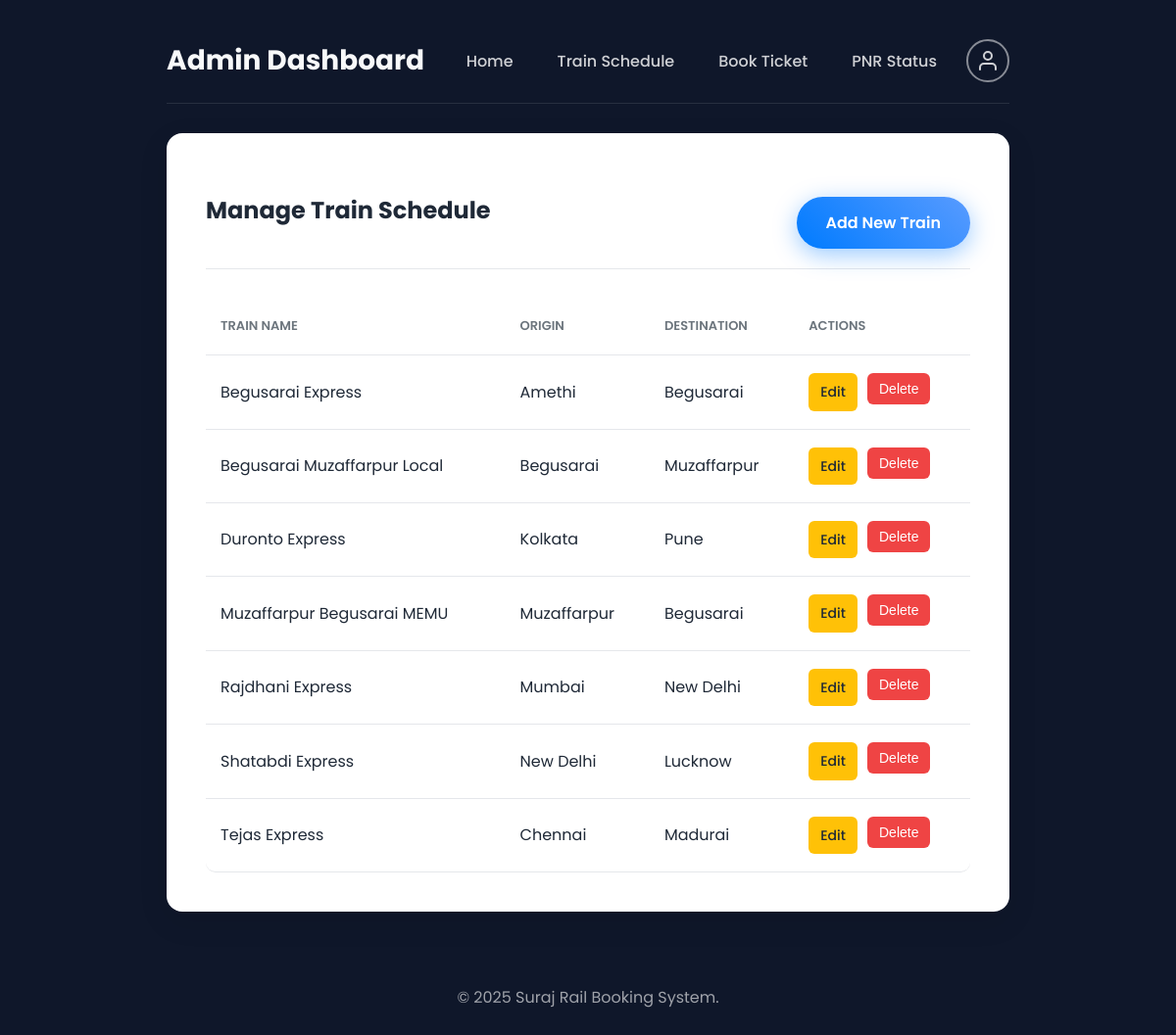
Page /admin (signed in) on the committed database.
### tables this page shows
CREATE TABLE trains (id INTEGER PRIMARY KEY AUTOINCREMENT, train_name TEXT, origin TEXT, destination TEXT, departure_time TEXT, running_days TEXT);

### app.py (the view)
@app.route('/admin')
@admin_required
def admin_dashboard():
    conn = sqlite3.connect('database.db')
    conn.row_factory = sqlite3.Row
    trains = conn.execute('SELECT * FROM trains ORDER BY train_name').fetchall()
    conn.close()
    return render_template('admin/dashboard.html', trains=trains)

### app.py (called while the page is built)
def admin_required(f):
    @wraps(f)
    def decorated_function(*args, **kwargs):
        if 'username' not in session:
            flash('Please log in to access this page.', 'error')
            return redirect(url_for('login'))
        conn = sqlite3.connect('database.db')
        conn.row_factory = sqlite3.Row
        user = conn.execute('SELECT * FROM users WHERE username = ?', (session['username'],)).fetchone()
        conn.close()
        if not user or not user['is_admin']:
            flash('You do not have permission to access the admin panel.', 'error')
            return redirect(url_for('home'))
        return f(*args, **kwargs)
    return decorated_function

### templates/admin/dashboard.html (shortened to what this page needs)
{% extends "base.html" %}
{% block header %}Admin Dashboard{% endblock %}
{% block content %}
<div class="admin-dashboard">
    <div class="admin-header">
        <h3>Manage Train Schedule</h3>
        <a href="{{ url_for('add_train') }}" class="cta-button">Add New Train</a>
    </div>
    <div class="schedule-list">
        {% if trains %}
            <table>
                <thead>
                    <tr>
                        <th>Train Name</th>
                        <th>Origin</th>
                        <th>Destination</th>
                        <th>Actions</th>
                    </tr>
                </thead>
                <tbody>
                    {% for train in trains %}
                    <tr>
                        <td>{{ train.train_name }}</td>
                        <td>{{ train.origin }}</td>
                        <td>{{ train.destination }}</td>
                        <td class="action-buttons">
                            <a href="{{ url_for('edit_train', train_id=train.id) }}" class="edit-button">Edit</a>
                            <form action="{{ url_for('delete_train', train_id=train.id) }}" method="POST" onsubmit="return confirm('Are you sure you want to delete this train?');">
                                <button type="submit" class="cancel-button">Delete</button>
                            </form>
                        </td>
                    </tr>
                    {% endfor %}
                </tbody>
            </table>
        {% else %}
            <p class="no-trains">No trains in the schedule. Add one to get started!</p>
        {% endif %}
    </div>
</div>
{% endblock %}

### static/style.css (style rules this page uses)
:root { --primary-blue: #007BFF; --primary-blue-dark: #0056b3; --background-dark: #0f172a; --text-dark: #1f2937; --text-light: #f8f9fa; --text-muted: #6c757d; --card-background: #ffffff; --border-color: #e5e7eb; --success-bg: #d1fae5; --success-text: #065f46; --error-bg: #fee2e2; --error-text: #991b1b; }
* { margin: 0; padding: 0; box-sizing: border-box; }
body { font-family: 'Poppins', sans-serif; color: var(--text-dark); line-height: 1.6; min-height: 100vh; background-color: var(--background-dark); }
.cta-button { display: inline-block; background: linear-gradient(45deg, var(--primary-blue), #589bff); color: #fff; padding: 14px 30px; border-radius: 50px; text-decoration: none; font-weight: 600; margin-top: 25px; box-shadow: 0 6px 25px rgba(0, 123, 255, 0.4); transition: transform 0.3s ease, box-shadow 0.3s ease; border: none; }
.bookings-list, .schedule-list { overflow-x: auto; }
table { width: 100%; border-collapse: separate; border-spacing: 0; }
th, td { padding: 18px 15px; text-align: left; border-bottom: 1px solid var(--border-color); }
th { font-weight: 600; color: var(--text-muted); text-transform: uppercase; font-size: 13px; }
table thead tr:first-child th:first-child { border-top-left-radius: 10px; }
table thead tr:first-child th:last-child { border-top-right-radius: 10px; }
table tbody tr:last-child td:first-child { border-bottom-left-radius: 10px; }
table tbody tr:last-child td:last-child { border-bottom-right-radius: 10px; }
.cancel-button { background-color: #ef4444; color: #ffffff; border: none; padding: 8px 12px; border-radius: 6px; font-size: 14px; font-weight: 500; cursor: pointer; transition: background-color 0.3s ease, transform 0.2s ease; }
.admin-header { display: flex; justify-content: space-between; align-items: center; margin-bottom: 30px; padding-bottom: 20px; border-bottom: 1px solid var(--border-color); }
.admin-header h3 { margin: 0; font-size: 1.5rem; }
.action-buttons { display: flex; gap: 10px; }
.edit-button { background-color: #ffc107; color: var(--text-dark); padding: 8px 12px; border-radius: 6px; font-size: 14px; font-weight: 500; text-decoration: none; transition: background-color 0.3s ease; }

### rows in the picture
trains: train_name "Begusarai Express", origin "Amethi", destination "Begusarai"
trains: train_name "Begusarai Muzaffarpur Local", origin "Begusarai", destination "Muzaffarpur"
trains: train_name "Duronto Express", origin "Kolkata", destination "Pune"
trains: train_name "Muzaffarpur Begusarai MEMU", origin "Muzaffarpur", destination "Begusarai"
trains: train_name "Rajdhani Express", origin "Mumbai", destination "New Delhi"
trains: train_name "Shatabdi Express", origin "New Delhi", destination "Lucknow"
trains: train_name "Tejas Express", origin "Chennai", destination "Madurai"
